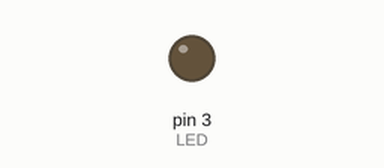
Recording of a sketch running on a simulated Arduino Uno, built with avr-gcc and run on an emulated ATmega328P. Shown: output pins drawn as LEDs (lit = HIGH).

Above: at 0.05 s.
At 0.45 s:
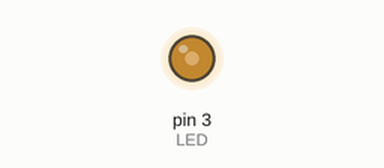
At 0.8 s:
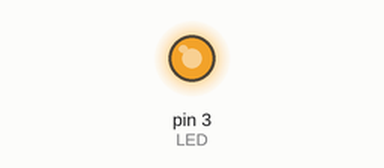
At 1.55 s:
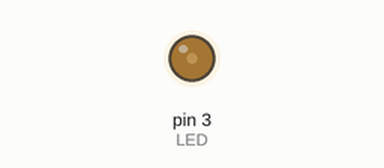
Timing chart, 0 to 3.9 s (numbered marks = the images above):
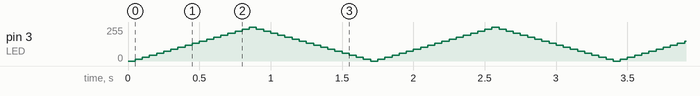

The sketch:

oscillating_shine1.ino
```cpp
// C++ code
#define LED 3

int increment = 15;


void setup()
{
  pinMode(LED, OUTPUT);
}

void loop()
{
  for (byte i = 0; i < 255; i+= increment) {
  	analogWrite(LED, i);
    delay(50);
  }

  for (byte i = 255; i > 0; i -= increment) {
  	analogWrite(LED, i);
    delay(50);
  }
}
```
